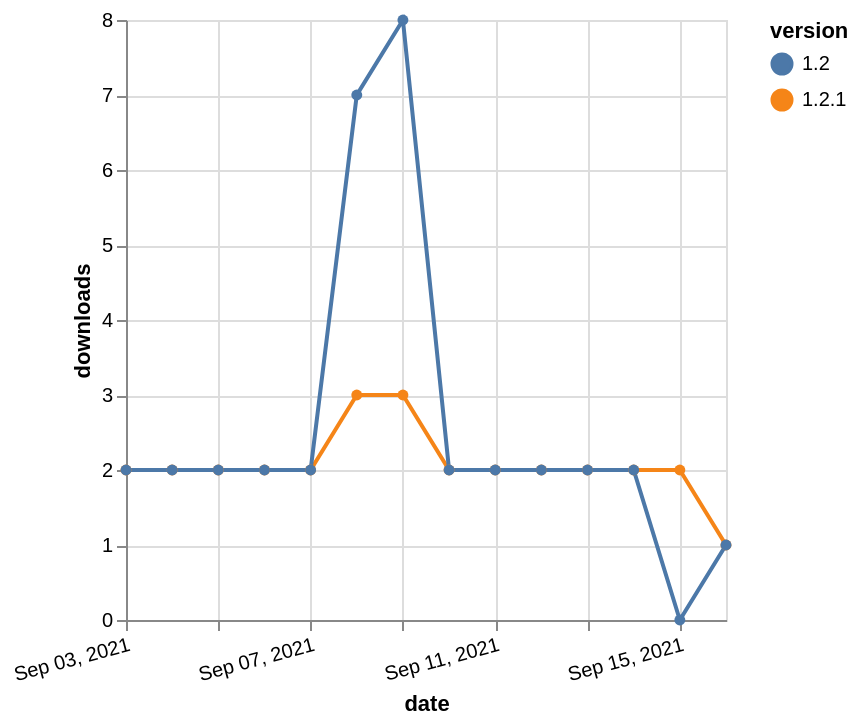

Write the Vega-Lite specification saved for this chart.
### Vega-Lite specification from a JSON file in a GitHub repository (floating-point values rounded to 4 significant figures)
{"$schema": "https://vega.github.io/schema/vega-lite/v5.json", "description": "A simple bar chart with embedded data.", "data": {"values": [{"date": "2021-09-03", "total": 1869, "delta": 2, "version": "1.2.1"}, {"date": "2021-09-04", "total": 1871, "delta": 2, "version": "1.2.1"}, {"date": "2021-09-05", "total": 1873, "delta": 2, "version": "1.2.1"}, {"date": "2021-09-06", "total": 1875, "delta": 2, "version": "1.2.1"}, {"date": "2021-09-07", "total": 1877, "delta": 2, "version": "1.2.1"}, {"date": "2021-09-08", "total": 1880, "delta": 3, "version": "1.2.1"}, {"date": "2021-09-09", "total": 1883, "delta": 3, "version": "1.2.1"}, {"date": "2021-09-10", "total": 1885, "delta": 2, "version": "1.2.1"}, {"date": "2021-09-11", "total": 1887, "delta": 2, "version": "1.2.1"}, {"date": "2021-09-12", "total": 1889, "delta": 2, "version": "1.2.1"}, {"date": "2021-09-13", "total": 1891, "delta": 2, "version": "1.2.1"}, {"date": "2021-09-14", "total": 1893, "delta": 2, "version": "1.2.1"}, {"date": "2021-09-15", "total": 1895, "delta": 2, "version": "1.2.1"}, {"date": "2021-09-16", "total": 1896, "delta": 1, "version": "1.2.1"}, {"date": "2021-09-03", "total": 2998, "delta": 2, "version": "1.2"}, {"date": "2021-09-04", "total": 3000, "delta": 2, "version": "1.2"}, {"date": "2021-09-05", "total": 3002, "delta": 2, "version": "1.2"}, {"date": "2021-09-06", "total": 3004, "delta": 2, "version": "1.2"}, {"date": "2021-09-07", "total": 3006, "delta": 2, "version": "1.2"}, {"date": "2021-09-08", "total": 3013, "delta": 7, "version": "1.2"}, {"date": "2021-09-09", "total": 3021, "delta": 8, "version": "1.2"}, {"date": "2021-09-10", "total": 3023, "delta": 2, "version": "1.2"}, {"date": "2021-09-11", "total": 3025, "delta": 2, "version": "1.2"}, {"date": "2021-09-12", "total": 3027, "delta": 2, "version": "1.2"}, {"date": "2021-09-13", "total": 3029, "delta": 2, "version": "1.2"}, {"date": "2021-09-14", "total": 3031, "delta": 2, "version": "1.2"}, {"date": "2021-09-15", "total": 3031, "delta": 0, "version": "1.2"}, {"date": "2021-09-16", "total": 3032, "delta": 1, "version": "1.2"}]}, "width": "container", "mark": {"type": "line", "point": {"filled": true}}, "encoding": {"x": {"field": "date", "type": "temporal", "timeUnit": "yearmonthdate", "title": "date", "axis": {"labelAngle": -15}}, "y": {"field": "delta", "type": "quantitative", "title": "downloads"}, "color": {"field": "version", "type": "nominal"}, "tooltip": {"field": "delta"}}}
